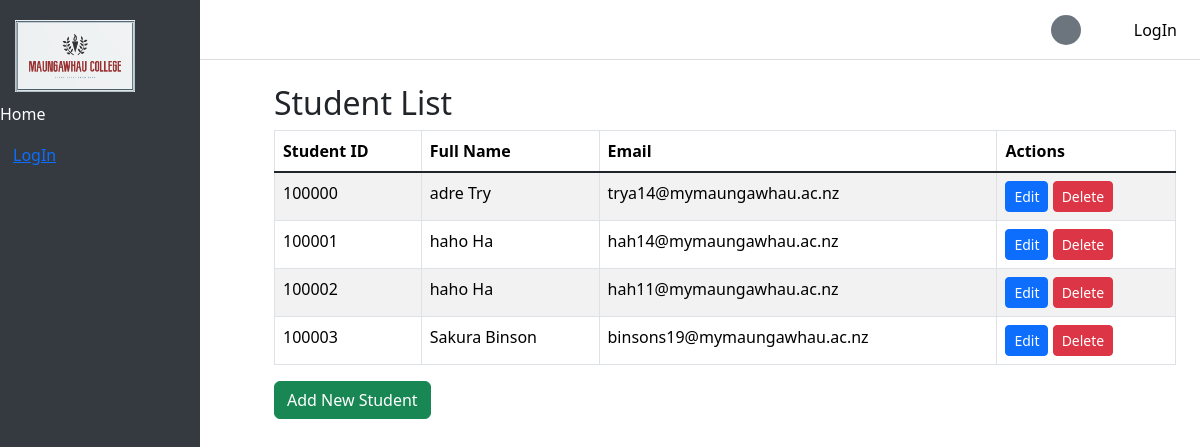
The page /students/ on the database its author committed.
### Maungawhau/models.py (models this page shows, shortened)
class Student(models.Model):
    student_id = models.IntegerField(unique=True, blank=True, null=True)
    user = models.OneToOneField(User, on_delete=models.CASCADE)
    DOB = models.DateField()
    phone = models.CharField(max_length=20, default='')
    address = models.CharField(max_length=255, default='')

### Maungawhau/views.py (the view)
# urls.py: path('students/', StudentListView.as_view(), name='student_list'),
class StudentListView(ListView):
    model = Student
    template_name = 'student_list.html'
    context_object_name = 'students'

### templates/student_list.html (shortened to what this page needs)
{% extends 'base.html' %}
{% block content %} <div class="container mt-4">
        <h2>Student List</h2>
        <table class="table table-striped table-bordered">
            <thead class="thead-dark">
                <tr>
                    <th>Student ID</th>
                    <th>Full Name</th>
                    <th>Email</th>
                    <th>Actions</th>
                </tr>
            </thead>
            <tbody>
                {% for student in students %}
                    <tr>
                        <td>{{ student.student_id }}</td>
                        <td>{{ student.user.first_name }} {{ student.user.last_name }}</td>
                        <td>{{ student.user.email }}</td>
                        <td>
                            <a href="{% url 'student_update' student.id %}" class="btn btn-primary btn-sm">Edit</a>
                            <a href="{% url 'student_delete' student.id %}" class="btn btn-danger btn-sm">Delete</a>
                        </td>
                    </tr>
                {% empty %}
                    <tr>
                        <td colspan="6">No students available.</td>
                    </tr>
                {% endfor %}
            </tbody>
        </table>
        <a href="{% url 'student_create' %}" class="btn btn-success">Add New Student</a>
    </div>
{% endblock %}

### templates/base.html (style rules this page uses)
body { margin-left: 250px; padding-top: 60px; }

### rows shown on the page
Student: student_id "100000", user.first_name "adre", user.last_name "Try", user.email "trya14@mymaungawhau.ac.nz"
Student: student_id "100001", user.first_name "haho", user.last_name "Ha", user.email "hah14@mymaungawhau.ac.nz"
Student: student_id "100002", user.first_name "haho", user.last_name "Ha", user.email "hah11@mymaungawhau.ac.nz"
Student: student_id "100003", user.first_name "Sakura", user.last_name "Binson", user.email "binsons19@mymaungawhau.ac.nz"
